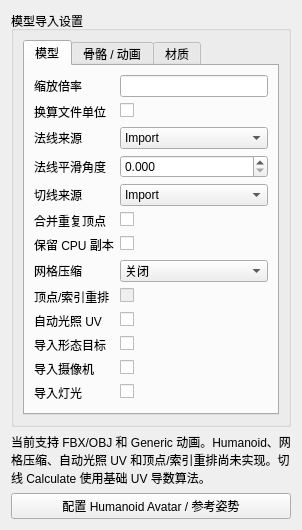
<?xml version='1.0' encoding='UTF-8'?>
<ui version="4.0">
 <class>ModelInspectorForm</class>
 <widget class="QWidget" name="ModelInspectorForm">
  <layout class="QVBoxLayout" name="mainLayout">
   <item>
    <widget class="QGroupBox" name="settingsGroup">
     <property name="title">
      <string>模型导入设置</string>
     </property>
     <layout class="QVBoxLayout" name="groupLayout">
      <item>
       <widget class="QTabWidget" name="modelTabs">
        <widget class="QWidget" name="modelPage">
         <attribute name="title">
          <string>模型</string>
         </attribute>
         <layout class="QFormLayout" name="modelLayout">
          <item row="0" column="0">
           <widget class="QLabel" name="ScaleFactorLabel">
            <property name="text">
             <string>缩放倍率</string>
            </property>
            <property name="textFormat">
             <enum>Qt::PlainText</enum>
            </property>
            <property name="wordWrap">
             <bool>true</bool>
            </property>
           </widget>
          </item>
          <item row="0" column="1">
           <widget class="QLineEdit" name="scaleFactorEdit">
            <property name="settingKey" stdset="0">
             <string>ScaleFactor</string>
            </property>
            <property name="fieldType" stdset="0">
             <string>positiveFloat</string>
            </property>
           </widget>
          </item>
          <item row="1" column="0">
           <widget class="QLabel" name="UseFileScaleLabel">
            <property name="text">
             <string>换算文件单位</string>
            </property>
            <property name="textFormat">
             <enum>Qt::PlainText</enum>
            </property>
            <property name="wordWrap">
             <bool>true</bool>
            </property>
           </widget>
          </item>
          <item row="1" column="1">
           <widget class="QCheckBox" name="useFileScaleCheck">
            <property name="settingKey" stdset="0">
             <string>UseFileScale</string>
            </property>
           </widget>
          </item>
          <item row="2" column="0">
           <widget class="QLabel" name="NormalsModeLabel">
            <property name="text">
             <string>法线来源</string>
            </property>
            <property name="textFormat">
             <enum>Qt::PlainText</enum>
            </property>
            <property name="wordWrap">
             <bool>true</bool>
            </property>
           </widget>
          </item>
          <item row="2" column="1">
           <widget class="QComboBox" name="normalsModeCombo">
            <property name="settingKey" stdset="0">
             <string>NormalsMode</string>
            </property>
            <property name="values" stdset="0">
             <stringlist notr="true">
              <string>Import</string>
              <string>Calculate</string>
              <string>None</string>
             </stringlist>
            </property>
            <item>
             <property name="text">
              <string>Import</string>
             </property>
            </item>
            <item>
             <property name="text">
              <string>Calculate</string>
             </property>
            </item>
            <item>
             <property name="text">
              <string>None</string>
             </property>
            </item>
           </widget>
          </item>
          <item row="3" column="0">
           <widget class="QLabel" name="NormalSmoothingAngleLabel">
            <property name="text">
             <string>法线平滑角度</string>
            </property>
            <property name="textFormat">
             <enum>Qt::PlainText</enum>
            </property>
            <property name="wordWrap">
             <bool>true</bool>
            </property>
           </widget>
          </item>
          <item row="3" column="1">
           <widget class="QDoubleSpinBox" name="normalSmoothingAngleSpin">
            <property name="settingKey" stdset="0">
             <string>NormalSmoothingAngle</string>
            </property>
            <property name="minimum">
             <double>0</double>
            </property>
            <property name="maximum">
             <double>180</double>
            </property>
            <property name="decimals">
             <number>3</number>
            </property>
            <property name="singleStep">
             <double>0.05</double>
            </property>
           </widget>
          </item>
          <item row="4" column="0">
           <widget class="QLabel" name="TangentsModeLabel">
            <property name="text">
             <string>切线来源</string>
            </property>
            <property name="textFormat">
             <enum>Qt::PlainText</enum>
            </property>
            <property name="wordWrap">
             <bool>true</bool>
            </property>
           </widget>
          </item>
          <item row="4" column="1">
           <widget class="QComboBox" name="tangentsModeCombo">
            <property name="settingKey" stdset="0">
             <string>TangentsMode</string>
            </property>
            <property name="values" stdset="0">
             <stringlist notr="true">
              <string>Import</string>
              <string>Calculate</string>
              <string>None</string>
             </stringlist>
            </property>
            <item>
             <property name="text">
              <string>Import</string>
             </property>
            </item>
            <item>
             <property name="text">
              <string>Calculate</string>
             </property>
            </item>
            <item>
             <property name="text">
              <string>None</string>
             </property>
            </item>
           </widget>
          </item>
          <item row="5" column="0">
           <widget class="QLabel" name="WeldVerticesLabel">
            <property name="text">
             <string>合并重复顶点</string>
            </property>
            <property name="textFormat">
             <enum>Qt::PlainText</enum>
            </property>
            <property name="wordWrap">
             <bool>true</bool>
            </property>
           </widget>
          </item>
          <item row="5" column="1">
           <widget class="QCheckBox" name="weldVerticesCheck">
            <property name="settingKey" stdset="0">
             <string>WeldVertices</string>
            </property>
           </widget>
          </item>
          <item row="6" column="0">
           <widget class="QLabel" name="KeepCPUCopyLabel">
            <property name="text">
             <string>保留 CPU 副本</string>
            </property>
            <property name="textFormat">
             <enum>Qt::PlainText</enum>
            </property>
            <property name="wordWrap">
             <bool>true</bool>
            </property>
           </widget>
          </item>
          <item row="6" column="1">
           <widget class="QCheckBox" name="keepCPUCopyCheck">
            <property name="settingKey" stdset="0">
             <string>KeepCPUCopy</string>
            </property>
           </widget>
          </item>
          <item row="7" column="0">
           <widget class="QLabel" name="MeshCompressionLabel">
            <property name="text">
             <string>网格压缩</string>
            </property>
            <property name="textFormat">
             <enum>Qt::PlainText</enum>
            </property>
            <property name="wordWrap">
             <bool>true</bool>
            </property>
           </widget>
          </item>
          <item row="7" column="1">
           <widget class="QComboBox" name="meshCompressionCombo">
            <property name="settingKey" stdset="0">
             <string>MeshCompression</string>
            </property>
            <property name="toolTip">
             <string>当前管线仅支持关闭网格压缩。</string>
            </property>
            <property name="values" stdset="0">
             <stringlist notr="true">
              <string>Off</string>
             </stringlist>
            </property>
            <item>
             <property name="text">
              <string>关闭</string>
             </property>
            </item>
           </widget>
          </item>
          <item row="8" column="0">
           <widget class="QLabel" name="OptimizeMeshLabel">
            <property name="text">
             <string>顶点/索引重排</string>
            </property>
            <property name="textFormat">
             <enum>Qt::PlainText</enum>
            </property>
            <property name="wordWrap">
             <bool>true</bool>
            </property>
           </widget>
          </item>
          <item row="8" column="1">
           <widget class="QCheckBox" name="optimizeMeshCheck">
            <property name="settingKey" stdset="0">
             <string>OptimizeMesh</string>
            </property>
            <property name="enabled">
             <bool>false</bool>
            </property>
            <property name="toolTip">
             <string>尚未实现重排，保留原设置。</string>
            </property>
           </widget>
          </item>
          <item row="9" column="0">
           <widget class="QLabel" name="GenerateLightmapUVsLabel">
            <property name="text">
             <string>自动光照 UV</string>
            </property>
            <property name="textFormat">
             <enum>Qt::PlainText</enum>
            </property>
            <property name="wordWrap">
             <bool>true</bool>
            </property>
           </widget>
          </item>
          <item row="9" column="1">
           <widget class="QCheckBox" name="generateLightmapUVsCheck">
            <property name="settingKey" stdset="0">
             <string>GenerateLightmapUVs</string>
            </property>
            <property name="toolTip">
             <string>尚未接入 UV 展开器，启用后不能应用。</string>
            </property>
           </widget>
          </item>
          <item row="10" column="0">
           <widget class="QLabel" name="ImportBlendShapesLabel">
            <property name="text">
             <string>导入形态目标</string>
            </property>
            <property name="textFormat">
             <enum>Qt::PlainText</enum>
            </property>
            <property name="wordWrap">
             <bool>true</bool>
            </property>
           </widget>
          </item>
          <item row="10" column="1">
           <widget class="QCheckBox" name="importBlendShapesCheck">
            <property name="settingKey" stdset="0">
             <string>ImportBlendShapes</string>
            </property>
           </widget>
          </item>
          <item row="11" column="0">
           <widget class="QLabel" name="ImportCamerasLabel">
            <property name="text">
             <string>导入摄像机</string>
            </property>
            <property name="textFormat">
             <enum>Qt::PlainText</enum>
            </property>
            <property name="wordWrap">
             <bool>true</bool>
            </property>
           </widget>
          </item>
          <item row="11" column="1">
           <widget class="QCheckBox" name="importCamerasCheck">
            <property name="settingKey" stdset="0">
             <string>ImportCameras</string>
            </property>
           </widget>
          </item>
          <item row="12" column="0">
           <widget class="QLabel" name="ImportLightsLabel">
            <property name="text">
             <string>导入灯光</string>
            </property>
            <property name="textFormat">
             <enum>Qt::PlainText</enum>
            </property>
            <property name="wordWrap">
             <bool>true</bool>
            </property>
           </widget>
          </item>
          <item row="12" column="1">
           <widget class="QCheckBox" name="importLightsCheck">
            <property name="settingKey" stdset="0">
             <string>ImportLights</string>
            </property>
           </widget>
          </item>
         </layout>
        </widget>
        <widget class="QWidget" name="animationPage">
         <attribute name="title">
          <string>骨骼 / 动画</string>
         </attribute>
         <layout class="QFormLayout" name="animationLayout">
          <item row="0" column="0">
           <widget class="QLabel" name="ImportAnimationLabel">
            <property name="text">
             <string>导入动画</string>
            </property>
            <property name="textFormat">
             <enum>Qt::PlainText</enum>
            </property>
            <property name="wordWrap">
             <bool>true</bool>
            </property>
           </widget>
          </item>
          <item row="0" column="1">
           <widget class="QCheckBox" name="importAnimationCheck">
            <property name="settingKey" stdset="0">
             <string>ImportAnimation</string>
            </property>
           </widget>
          </item>
          <item row="1" column="0">
           <widget class="QLabel" name="AnimationTypeLabel">
            <property name="text">
             <string>骨骼动画类型</string>
            </property>
            <property name="textFormat">
             <enum>Qt::PlainText</enum>
            </property>
            <property name="wordWrap">
             <bool>true</bool>
            </property>
           </widget>
          </item>
          <item row="1" column="1">
           <widget class="QComboBox" name="animationTypeCombo">
            <property name="settingKey" stdset="0">
             <string>AnimationType</string>
            </property>
            <property name="values" stdset="0">
             <stringlist notr="true">
              <string>None</string>
              <string>Generic</string>
             </stringlist>
            </property>
            <item>
             <property name="text">
              <string>不导入</string>
             </property>
            </item>
            <item>
             <property name="text">
              <string>Generic</string>
             </property>
            </item>
           </widget>
          </item>
          <item row="2" column="0" colspan="2">
           <widget class="ModelAnimationSettingsEditor" name="animationOptionsEditor" />
          </item>
         </layout>
        </widget>
        <widget class="QWidget" name="materialsPage">
         <attribute name="title">
          <string>材质</string>
         </attribute>
         <layout class="QFormLayout" name="materialsLayout">
          <item row="0" column="0">
           <widget class="QLabel" name="ImportMaterialsLabel">
            <property name="text">
             <string>导入材质</string>
            </property>
            <property name="textFormat">
             <enum>Qt::PlainText</enum>
            </property>
            <property name="wordWrap">
             <bool>true</bool>
            </property>
           </widget>
          </item>
          <item row="0" column="1">
           <widget class="QCheckBox" name="importMaterialsCheck">
            <property name="settingKey" stdset="0">
             <string>ImportMaterials</string>
            </property>
           </widget>
          </item>
         </layout>
        </widget>
       </widget>
      </item>
     </layout>
    </widget>
   </item>
   <item>
    <widget class="QLabel" name="capabilityLabel">
     <property name="text">
      <string>当前支持 FBX/OBJ 和 Generic 动画。Humanoid、网格压缩、自动光照 UV 和顶点/索引重排尚未实现。切线 Calculate 使用基础 UV 导数算法。</string>
     </property>
     <property name="textFormat">
      <enum>Qt::PlainText</enum>
     </property>
     <property name="wordWrap">
      <bool>true</bool>
     </property>
    </widget>
   </item>
   <item>
    <widget class="QPushButton" name="configureRigButton">
     <property name="text">
      <string>配置 Humanoid Avatar / 参考姿势</string>
     </property>
    </widget>
   </item>
  </layout>
 </widget>
 <customwidgets>
  <customwidget>
   <class>ModelAnimationSettingsEditor</class>
   <extends>QWidget</extends>
   <header>ModelAnimationSettingsEditor.h</header>
   <container>0</container>
  </customwidget>
 </customwidgets>
 <resources />
 <connections />
</ui>
